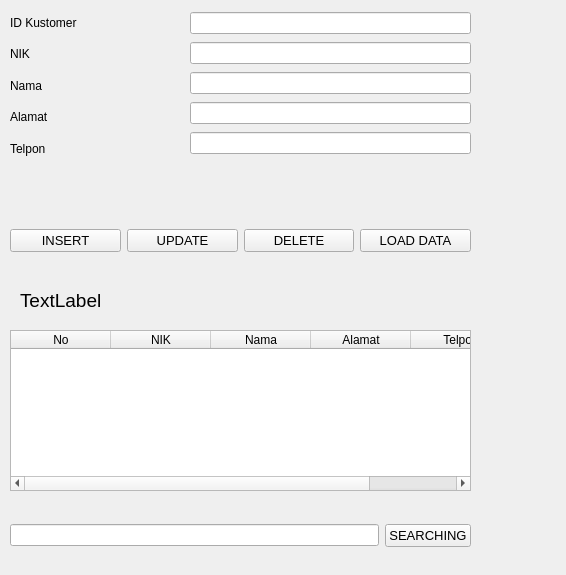
<?xml version="1.0" encoding="UTF-8"?>
<ui version="4.0">
 <class>FormKustomer</class>
 <widget class="QWidget" name="FormKustomer">
  <property name="geometry">
   <rect>
    <x>0</x>
    <y>0</y>
    <width>566</width>
    <height>575</height>
   </rect>
  </property>
  <property name="windowTitle">
   <string>Form</string>
  </property>
  <widget class="QWidget" name="verticalLayoutWidget">
   <property name="geometry">
    <rect>
     <x>10</x>
     <y>10</y>
     <width>160</width>
     <height>151</height>
    </rect>
   </property>
   <layout class="QVBoxLayout" name="verticalLayout">
    <item>
     <widget class="QLabel" name="label">
      <property name="text">
       <string>ID Kustomer</string>
      </property>
     </widget>
    </item>
    <item>
     <widget class="QLabel" name="label_2">
      <property name="text">
       <string>NIK</string>
      </property>
     </widget>
    </item>
    <item>
     <widget class="QLabel" name="label_4">
      <property name="text">
       <string>Nama</string>
      </property>
     </widget>
    </item>
    <item>
     <widget class="QLabel" name="label_6">
      <property name="text">
       <string>Alamat</string>
      </property>
     </widget>
    </item>
    <item>
     <widget class="QLabel" name="label_5">
      <property name="text">
       <string>Telpon</string>
      </property>
     </widget>
    </item>
   </layout>
  </widget>
  <widget class="QWidget" name="verticalLayoutWidget_2">
   <property name="geometry">
    <rect>
     <x>190</x>
     <y>10</y>
     <width>281</width>
     <height>151</height>
    </rect>
   </property>
   <layout class="QVBoxLayout" name="verticalLayout_2">
    <item>
     <widget class="QLineEdit" name="lineEdit_id"/>
    </item>
    <item>
     <widget class="QLineEdit" name="lineEdit_nik"/>
    </item>
    <item>
     <widget class="QLineEdit" name="lineEdit_nama"/>
    </item>
    <item>
     <widget class="QLineEdit" name="lineEdit_alamat"/>
    </item>
    <item>
     <widget class="QLineEdit" name="lineEdit_telp"/>
    </item>
   </layout>
  </widget>
  <widget class="QWidget" name="horizontalLayoutWidget">
   <property name="geometry">
    <rect>
     <x>10</x>
     <y>210</y>
     <width>461</width>
     <height>61</height>
    </rect>
   </property>
   <layout class="QHBoxLayout" name="horizontalLayout">
    <item>
     <widget class="QPushButton" name="pushButton">
      <property name="font">
       <font>
        <pointsize>10</pointsize>
       </font>
      </property>
      <property name="text">
       <string>INSERT</string>
      </property>
     </widget>
    </item>
    <item>
     <widget class="QPushButton" name="pushButton_2">
      <property name="font">
       <font>
        <pointsize>10</pointsize>
       </font>
      </property>
      <property name="text">
       <string>UPDATE</string>
      </property>
     </widget>
    </item>
    <item>
     <widget class="QPushButton" name="pushButton_3">
      <property name="font">
       <font>
        <pointsize>10</pointsize>
       </font>
      </property>
      <property name="text">
       <string>DELETE</string>
      </property>
     </widget>
    </item>
    <item>
     <widget class="QPushButton" name="pushButton_4">
      <property name="font">
       <font>
        <pointsize>10</pointsize>
       </font>
      </property>
      <property name="text">
       <string>LOAD DATA</string>
      </property>
     </widget>
    </item>
   </layout>
  </widget>
  <widget class="QLabel" name="label_3">
   <property name="geometry">
    <rect>
     <x>20</x>
     <y>280</y>
     <width>451</width>
     <height>41</height>
    </rect>
   </property>
   <property name="font">
    <font>
     <pointsize>14</pointsize>
    </font>
   </property>
   <property name="text">
    <string>TextLabel</string>
   </property>
  </widget>
  <widget class="QWidget" name="verticalLayoutWidget_3">
   <property name="geometry">
    <rect>
     <x>10</x>
     <y>330</y>
     <width>461</width>
     <height>161</height>
    </rect>
   </property>
   <layout class="QVBoxLayout" name="verticalLayout_3">
    <item>
     <widget class="QTableWidget" name="tableWidget">
      <column>
       <property name="text">
        <string>No</string>
       </property>
      </column>
      <column>
       <property name="text">
        <string>NIK</string>
       </property>
      </column>
      <column>
       <property name="text">
        <string>Nama</string>
       </property>
      </column>
      <column>
       <property name="text">
        <string>Alamat</string>
       </property>
      </column>
      <column>
       <property name="text">
        <string>Telpon</string>
       </property>
      </column>
     </widget>
    </item>
   </layout>
  </widget>
  <widget class="QWidget" name="horizontalLayoutWidget_2">
   <property name="geometry">
    <rect>
     <x>10</x>
     <y>510</y>
     <width>461</width>
     <height>51</height>
    </rect>
   </property>
   <layout class="QHBoxLayout" name="horizontalLayout_2">
    <item>
     <widget class="QLineEdit" name="lineEdit_3"/>
    </item>
    <item>
     <widget class="QPushButton" name="pushButton_5">
      <property name="font">
       <font>
        <pointsize>10</pointsize>
       </font>
      </property>
      <property name="text">
       <string>SEARCHING</string>
      </property>
     </widget>
    </item>
   </layout>
  </widget>
 </widget>
 <resources/>
 <connections/>
</ui>
